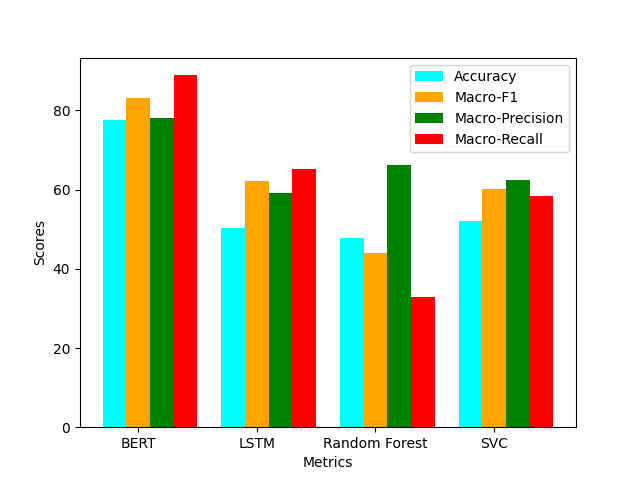

Write the Python code that produced this figure.
import matplotlib.pyplot as plt
import numpy as np

# create data
x = np.arange(4)
accuracy = [77.6,50.35,47.7,52.06]
f1 = [83.2,62.1,44.02,60.23]
precision = [78.1,59.2,66.25,62.33]
recall = [88.9,65.2,32.96,58.27]
width = 0.2
  
# plot data in grouped manner of bar type
plt.bar(x-0.2, accuracy, width, color='cyan')
plt.bar(x, f1, width, color='orange')
plt.bar(x+0.2, precision, width, color='green')
plt.bar(x+0.4, recall, width, color='red')
plt.xticks(x, ['BERT','LSTM','Random Forest','SVC'])
plt.xlabel("Metrics")
plt.ylabel("Scores")
plt.legend(["Accuracy","Macro-F1","Macro-Precision","Macro-Recall"])
plt.show()
